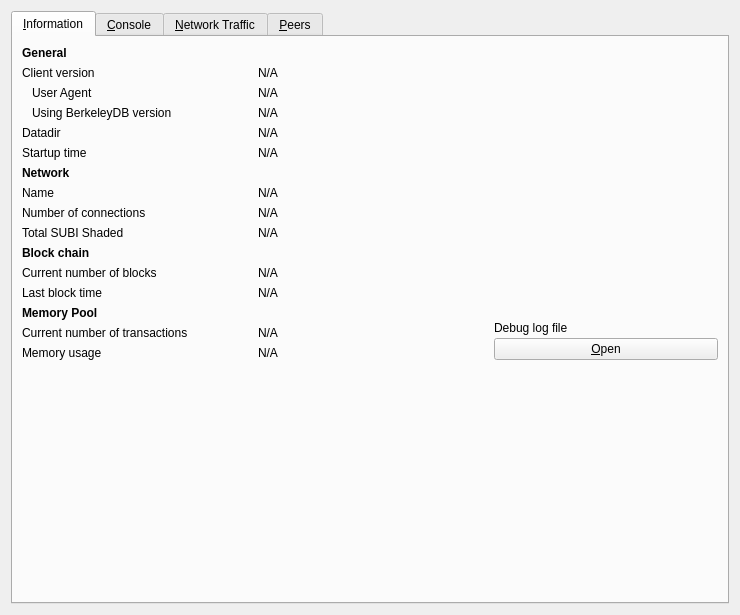
<?xml version="1.0" encoding="UTF-8"?>
<ui version="4.0">
 <class>RPCConsole</class>
 <widget class="QWidget" name="RPCConsole">
  <property name="geometry">
   <rect>
    <x>0</x>
    <y>0</y>
    <width>740</width>
    <height>615</height>
   </rect>
  </property>
  <property name="windowTitle">
   <string>Debug window</string>
  </property>
  <layout class="QVBoxLayout" name="verticalLayout_2">
   <item>
    <widget class="QTabWidget" name="tabWidget">
     <property name="currentIndex">
      <number>0</number>
     </property>
     <widget class="QWidget" name="tab_info">
      <attribute name="title">
       <string>&amp;Information</string>
      </attribute>
      <layout class="QGridLayout" name="gridLayout" columnstretch="0,0,0">
       <property name="horizontalSpacing">
        <number>12</number>
       </property>
       <item row="1" column="0">
        <widget class="QLabel" name="label_6">
         <property name="text">
          <string>Client version</string>
         </property>
        </widget>
       </item>
       <item row="1" column="1" colspan="2">
        <widget class="QLabel" name="clientVersion">
         <property name="cursor">
          <cursorShape>IBeamCursor</cursorShape>
         </property>
         <property name="text">
          <string>N/A</string>
         </property>
         <property name="textFormat">
          <enum>Qt::PlainText</enum>
         </property>
         <property name="textInteractionFlags">
          <set>Qt::LinksAccessibleByMouse|Qt::TextSelectableByKeyboard|Qt::TextSelectableByMouse</set>
         </property>
        </widget>
       </item>
       <item row="0" column="0">
        <widget class="QLabel" name="label_9">
         <property name="font">
          <font>
           <weight>75</weight>
           <bold>true</bold>
          </font>
         </property>
         <property name="text">
          <string>General</string>
         </property>
        </widget>
       </item>
       <item row="8" column="0">
        <widget class="QLabel" name="label_7">
         <property name="text">
          <string>Number of connections</string>
         </property>
        </widget>
       </item>
       <item row="7" column="1" colspan="2">
        <widget class="QLabel" name="networkName">
         <property name="cursor">
          <cursorShape>IBeamCursor</cursorShape>
         </property>
         <property name="text">
          <string>N/A</string>
         </property>
         <property name="textFormat">
          <enum>Qt::PlainText</enum>
         </property>
         <property name="textInteractionFlags">
          <set>Qt::LinksAccessibleByMouse|Qt::TextSelectableByKeyboard|Qt::TextSelectableByMouse</set>
         </property>
        </widget>
       </item>
       <item row="2" column="0">
        <widget class="QLabel" name="labelClientUserAgent">
         <property name="text">
          <string>User Agent</string>
         </property>
         <property name="indent">
          <number>10</number>
         </property>
        </widget>
       </item>
       <item row="12" column="0">
        <widget class="QLabel" name="labelLastBlockTime">
         <property name="text">
          <string>Last block time</string>
         </property>
        </widget>
       </item>
       <item row="7" column="0">
        <widget class="QLabel" name="label_8">
         <property name="text">
          <string>Name</string>
         </property>
        </widget>
       </item>
       <item row="4" column="0">
        <widget class="QLabel" name="label_12">
         <property name="text">
          <string>Datadir</string>
         </property>
        </widget>
       </item>
       <item row="8" column="1" colspan="2">
        <widget class="QLabel" name="numberOfConnections">
         <property name="cursor">
          <cursorShape>IBeamCursor</cursorShape>
         </property>
         <property name="text">
          <string>N/A</string>
         </property>
         <property name="textFormat">
          <enum>Qt::PlainText</enum>
         </property>
         <property name="textInteractionFlags">
          <set>Qt::LinksAccessibleByMouse|Qt::TextSelectableByKeyboard|Qt::TextSelectableByMouse</set>
         </property>
        </widget>
       </item>
       <item row="4" column="1" colspan="2">
        <widget class="QLabel" name="dataDir">
         <property name="cursor">
          <cursorShape>IBeamCursor</cursorShape>
         </property>
         <property name="text">
          <string>N/A</string>
         </property>
         <property name="textFormat">
          <enum>Qt::PlainText</enum>
         </property>
         <property name="wordWrap">
          <bool>true</bool>
         </property>
         <property name="textInteractionFlags">
          <set>Qt::LinksAccessibleByMouse|Qt::TextSelectableByKeyboard|Qt::TextSelectableByMouse</set>
         </property>
        </widget>
       </item>
       <item row="5" column="1" colspan="2">
        <widget class="QLabel" name="startupTime">
         <property name="cursor">
          <cursorShape>IBeamCursor</cursorShape>
         </property>
         <property name="text">
          <string>N/A</string>
         </property>
         <property name="textFormat">
          <enum>Qt::PlainText</enum>
         </property>
         <property name="textInteractionFlags">
          <set>Qt::LinksAccessibleByMouse|Qt::TextSelectableByKeyboard|Qt::TextSelectableByMouse</set>
         </property>
        </widget>
       </item>
       <item row="13" column="0">
        <widget class="QLabel" name="labelMempoolTitle">
         <property name="font">
          <font>
           <weight>75</weight>
           <bold>true</bold>
          </font>
         </property>
         <property name="text">
          <string>Memory Pool</string>
         </property>
        </widget>
       </item>
       <item row="11" column="0">
        <widget class="QLabel" name="label_3">
         <property name="text">
          <string>Current number of blocks</string>
         </property>
        </widget>
       </item>
       <item row="6" column="0">
        <widget class="QLabel" name="labelNetwork">
         <property name="font">
          <font>
           <weight>75</weight>
           <bold>true</bold>
          </font>
         </property>
         <property name="text">
          <string>Network</string>
         </property>
        </widget>
       </item>
       <item row="12" column="1" colspan="2">
        <widget class="QLabel" name="lastBlockTime">
         <property name="cursor">
          <cursorShape>IBeamCursor</cursorShape>
         </property>
         <property name="text">
          <string>N/A</string>
         </property>
         <property name="textFormat">
          <enum>Qt::PlainText</enum>
         </property>
         <property name="textInteractionFlags">
          <set>Qt::LinksAccessibleByMouse|Qt::TextSelectableByKeyboard|Qt::TextSelectableByMouse</set>
         </property>
        </widget>
       </item>
       <item row="15" column="0">
        <widget class="QLabel" name="labelMemoryUsage">
         <property name="text">
          <string>Memory usage</string>
         </property>
        </widget>
       </item>
       <item row="5" column="0">
        <widget class="QLabel" name="label_13">
         <property name="text">
          <string>Startup time</string>
         </property>
        </widget>
       </item>
       <item row="15" column="1">
        <widget class="QLabel" name="mempoolSize">
         <property name="cursor">
          <cursorShape>IBeamCursor</cursorShape>
         </property>
         <property name="text">
          <string>N/A</string>
         </property>
         <property name="textFormat">
          <enum>Qt::PlainText</enum>
         </property>
         <property name="textInteractionFlags">
          <set>Qt::LinksAccessibleByMouse|Qt::TextSelectableByKeyboard|Qt::TextSelectableByMouse</set>
         </property>
        </widget>
       </item>
       <item row="3" column="1" colspan="2">
        <widget class="QLabel" name="berkeleyDBVersion">
         <property name="cursor">
          <cursorShape>IBeamCursor</cursorShape>
         </property>
         <property name="text">
          <string>N/A</string>
         </property>
         <property name="textFormat">
          <enum>Qt::PlainText</enum>
         </property>
         <property name="textInteractionFlags">
          <set>Qt::LinksAccessibleByMouse|Qt::TextSelectableByKeyboard|Qt::TextSelectableByMouse</set>
         </property>
        </widget>
       </item>
       <item row="13" column="2" rowspan="3">
        <layout class="QVBoxLayout" name="verticalLayoutDebugButton">
         <property name="spacing">
          <number>3</number>
         </property>
         <item>
          <spacer name="verticalSpacer_2">
           <property name="orientation">
            <enum>Qt::Vertical</enum>
           </property>
           <property name="sizeHint" stdset="0">
            <size>
             <width>10</width>
             <height>5</height>
            </size>
           </property>
          </spacer>
         </item>
         <item>
          <widget class="QLabel" name="labelDebugLogfile">
           <property name="text">
            <string>Debug log file</string>
           </property>
          </widget>
         </item>
         <item>
          <widget class="QPushButton" name="openDebugLogfileButton">
           <property name="toolTip">
            <string>Open the %1 debug log file from the current data directory. This can take a few seconds for large log files.</string>
           </property>
           <property name="text">
            <string>&amp;Open</string>
           </property>
           <property name="autoDefault">
            <bool>false</bool>
           </property>
          </widget>
         </item>
        </layout>
       </item>
       <item row="10" column="0">
        <widget class="QLabel" name="label_10">
         <property name="font">
          <font>
           <weight>75</weight>
           <bold>true</bold>
          </font>
         </property>
         <property name="text">
          <string>Block chain</string>
         </property>
        </widget>
       </item>
       <item row="3" column="0">
        <widget class="QLabel" name="label_berkeleyDBVersion">
         <property name="text">
          <string>Using BerkeleyDB version</string>
         </property>
         <property name="indent">
          <number>10</number>
         </property>
        </widget>
       </item>
       <item row="11" column="1" colspan="2">
        <widget class="QLabel" name="numberOfBlocks">
         <property name="cursor">
          <cursorShape>IBeamCursor</cursorShape>
         </property>
         <property name="text">
          <string>N/A</string>
         </property>
         <property name="textFormat">
          <enum>Qt::PlainText</enum>
         </property>
         <property name="textInteractionFlags">
          <set>Qt::LinksAccessibleByMouse|Qt::TextSelectableByKeyboard|Qt::TextSelectableByMouse</set>
         </property>
        </widget>
       </item>
       <item row="2" column="1" colspan="2">
        <widget class="QLabel" name="clientUserAgent">
         <property name="cursor">
          <cursorShape>IBeamCursor</cursorShape>
         </property>
         <property name="text">
          <string>N/A</string>
         </property>
         <property name="textFormat">
          <enum>Qt::PlainText</enum>
         </property>
         <property name="textInteractionFlags">
          <set>Qt::LinksAccessibleByMouse|Qt::TextSelectableByKeyboard|Qt::TextSelectableByMouse</set>
         </property>
        </widget>
       </item>
       <item row="14" column="0">
        <widget class="QLabel" name="labelNumberOfTransactions">
         <property name="text">
          <string>Current number of transactions</string>
         </property>
        </widget>
       </item>
       <item row="16" column="0">
        <spacer name="verticalSpacer">
         <property name="orientation">
          <enum>Qt::Vertical</enum>
         </property>
         <property name="sizeHint" stdset="0">
          <size>
           <width>20</width>
           <height>40</height>
          </size>
         </property>
        </spacer>
       </item>
       <item row="14" column="1">
        <widget class="QLabel" name="mempoolNumberTxs">
         <property name="cursor">
          <cursorShape>IBeamCursor</cursorShape>
         </property>
         <property name="text">
          <string>N/A</string>
         </property>
         <property name="textFormat">
          <enum>Qt::PlainText</enum>
         </property>
         <property name="textInteractionFlags">
          <set>Qt::LinksAccessibleByMouse|Qt::TextSelectableByKeyboard|Qt::TextSelectableByMouse</set>
         </property>
        </widget>
       </item>
       <item row="9" column="0">
        <widget class="QLabel" name="label">
         <property name="text">
          <string>Total SUBI Shaded</string>
         </property>
        </widget>
       </item>
       <item row="9" column="1">
        <widget class="QLabel" name="totalShaded">
         <property name="text">
          <string>N/A</string>
         </property>
        </widget>
       </item>
      </layout>
     </widget>
     <widget class="QWidget" name="tab_console">
      <attribute name="title">
       <string>&amp;Console</string>
      </attribute>
      <layout class="QVBoxLayout" name="verticalLayout_3">
       <property name="spacing">
        <number>3</number>
       </property>
       <property name="bottomMargin">
        <number>5</number>
       </property>
       <item>
        <layout class="QHBoxLayout" name="horizontalLayout">
         <property name="spacing">
          <number>4</number>
         </property>
         <item>
          <spacer name="horizontalSpacer">
           <property name="orientation">
            <enum>Qt::Horizontal</enum>
           </property>
           <property name="sizeHint" stdset="0">
            <size>
             <width>40</width>
             <height>20</height>
            </size>
           </property>
          </spacer>
         </item>
         <item>
          <widget class="QPushButton" name="fontSmallerButton">
           <property name="maximumSize">
            <size>
             <width>24</width>
             <height>24</height>
            </size>
           </property>
           <property name="toolTip">
            <string>Decrease font size</string>
           </property>
           <property name="text">
            <string/>
           </property>
           <property name="icon">
            <iconset resource="../subi.qrc">
             <normaloff>:/icons/fontsmaller</normaloff>:/icons/fontsmaller</iconset>
           </property>
           <property name="iconSize">
            <size>
             <width>24</width>
             <height>16</height>
            </size>
           </property>
           <property name="autoDefault">
            <bool>false</bool>
           </property>
           <property name="flat">
            <bool>true</bool>
           </property>
          </widget>
         </item>
         <item>
          <widget class="QPushButton" name="fontBiggerButton">
           <property name="maximumSize">
            <size>
             <width>24</width>
             <height>24</height>
            </size>
           </property>
           <property name="toolTip">
            <string>Increase font size</string>
           </property>
           <property name="text">
            <string/>
           </property>
           <property name="icon">
            <iconset resource="../subi.qrc">
             <normaloff>:/icons/fontbigger</normaloff>:/icons/fontbigger</iconset>
           </property>
           <property name="iconSize">
            <size>
             <width>24</width>
             <height>16</height>
            </size>
           </property>
           <property name="autoDefault">
            <bool>false</bool>
           </property>
           <property name="flat">
            <bool>true</bool>
           </property>
          </widget>
         </item>
         <item>
          <widget class="QPushButton" name="clearButton">
           <property name="maximumSize">
            <size>
             <width>24</width>
             <height>24</height>
            </size>
           </property>
           <property name="toolTip">
            <string>Clear console</string>
           </property>
           <property name="layoutDirection">
            <enum>Qt::LeftToRight</enum>
           </property>
           <property name="text">
            <string/>
           </property>
           <property name="icon">
            <iconset resource="../subi.qrc">
             <normaloff>:/icons/remove</normaloff>:/icons/remove</iconset>
           </property>
           <property name="shortcut">
            <string notr="true">Ctrl+L</string>
           </property>
           <property name="autoDefault">
            <bool>false</bool>
           </property>
           <property name="flat">
            <bool>true</bool>
           </property>
          </widget>
         </item>
        </layout>
       </item>
       <item>
        <widget class="QTextEdit" name="messagesWidget">
         <property name="minimumSize">
          <size>
           <width>0</width>
           <height>100</height>
          </size>
         </property>
         <property name="readOnly">
          <bool>true</bool>
         </property>
         <property name="tabKeyNavigation" stdset="0">
          <bool>false</bool>
         </property>
         <property name="columnCount" stdset="0">
          <number>2</number>
         </property>
        </widget>
       </item>
       <item>
        <layout class="QHBoxLayout" name="horizontalLayoutPrompt">
         <property name="spacing">
          <number>3</number>
         </property>
         <item>
          <widget class="QPushButton" name="promptIcon">
           <property name="enabled">
            <bool>false</bool>
           </property>
           <property name="maximumSize">
            <size>
             <width>16</width>
             <height>24</height>
            </size>
           </property>
           <property name="text">
            <string/>
           </property>
           <property name="icon">
            <iconset resource="../subi.qrc">
             <normaloff>:/icons/prompticon</normaloff>
             <disabledoff>:/icons/prompticon</disabledoff>:/icons/prompticon</iconset>
           </property>
           <property name="iconSize">
            <size>
             <width>14</width>
             <height>14</height>
            </size>
           </property>
           <property name="autoDefault">
            <bool>false</bool>
           </property>
           <property name="flat">
            <bool>true</bool>
           </property>
          </widget>
         </item>
         <item>
          <widget class="QLineEdit" name="lineEdit">
           <property name="placeholderText">
            <string/>
           </property>
          </widget>
         </item>
        </layout>
       </item>
      </layout>
     </widget>
     <widget class="QWidget" name="tab_nettraffic">
      <attribute name="title">
       <string>&amp;Network Traffic</string>
      </attribute>
      <layout class="QHBoxLayout" name="horizontalLayout_3">
       <item>
        <layout class="QVBoxLayout" name="verticalLayout_4">
         <item>
          <widget class="TrafficGraphWidget" name="trafficGraph" native="true">
           <property name="sizePolicy">
            <sizepolicy hsizetype="Expanding" vsizetype="Expanding">
             <horstretch>0</horstretch>
             <verstretch>0</verstretch>
            </sizepolicy>
           </property>
          </widget>
         </item>
         <item>
          <layout class="QHBoxLayout" name="horizontalLayout_2">
           <item>
            <widget class="QSlider" name="sldGraphRange">
             <property name="minimum">
              <number>1</number>
             </property>
             <property name="maximum">
              <number>288</number>
             </property>
             <property name="pageStep">
              <number>12</number>
             </property>
             <property name="value">
              <number>6</number>
             </property>
             <property name="orientation">
              <enum>Qt::Horizontal</enum>
             </property>
            </widget>
           </item>
           <item>
            <widget class="QLabel" name="lblGraphRange">
             <property name="minimumSize">
              <size>
               <width>100</width>
               <height>0</height>
              </size>
             </property>
             <property name="alignment">
              <set>Qt::AlignCenter</set>
             </property>
            </widget>
           </item>
           <item>
            <widget class="QPushButton" name="btnClearTrafficGraph">
             <property name="text">
              <string>&amp;Reset</string>
             </property>
             <property name="autoDefault">
              <bool>false</bool>
             </property>
            </widget>
           </item>
          </layout>
         </item>
        </layout>
       </item>
       <item>
        <layout class="QVBoxLayout" name="verticalLayout">
         <item>
          <widget class="QGroupBox" name="groupBox">
           <property name="title">
            <string>Totals</string>
           </property>
           <layout class="QVBoxLayout" name="verticalLayout_5">
            <item>
             <layout class="QHBoxLayout" name="horizontalLayout_4">
              <item>
               <widget class="Line" name="line">
                <property name="sizePolicy">
                 <sizepolicy hsizetype="Fixed" vsizetype="Fixed">
                  <horstretch>0</horstretch>
                  <verstretch>0</verstretch>
                 </sizepolicy>
                </property>
                <property name="minimumSize">
                 <size>
                  <width>10</width>
                  <height>0</height>
                 </size>
                </property>
                <property name="palette">
                 <palette>
                  <active>
                   <colorrole role="Light">
                    <brush brushstyle="SolidPattern">
                     <color alpha="255">
                      <red>0</red>
                      <green>255</green>
                      <blue>0</blue>
                     </color>
                    </brush>
                   </colorrole>
                  </active>
                  <inactive>
                   <colorrole role="Light">
                    <brush brushstyle="SolidPattern">
                     <color alpha="255">
                      <red>0</red>
                      <green>255</green>
                      <blue>0</blue>
                     </color>
                    </brush>
                   </colorrole>
                  </inactive>
                  <disabled>
                   <colorrole role="Light">
                    <brush brushstyle="SolidPattern">
                     <color alpha="255">
                      <red>0</red>
                      <green>255</green>
                      <blue>0</blue>
                     </color>
                    </brush>
                   </colorrole>
                  </disabled>
                 </palette>
                </property>
                <property name="orientation">
                 <enum>Qt::Horizontal</enum>
                </property>
               </widget>
              </item>
              <item>
               <widget class="QLabel" name="label_16">
                <property name="text">
                 <string>Received</string>
                </property>
               </widget>
              </item>
              <item>
               <widget class="QLabel" name="lblBytesIn">
                <property name="minimumSize">
                 <size>
                  <width>50</width>
                  <height>0</height>
                 </size>
                </property>
                <property name="alignment">
                 <set>Qt::AlignRight|Qt::AlignTrailing|Qt::AlignVCenter</set>
                </property>
               </widget>
              </item>
             </layout>
            </item>
            <item>
             <layout class="QHBoxLayout" name="horizontalLayout_5">
              <item>
               <widget class="Line" name="line_2">
                <property name="sizePolicy">
                 <sizepolicy hsizetype="Fixed" vsizetype="Fixed">
                  <horstretch>0</horstretch>
                  <verstretch>0</verstretch>
                 </sizepolicy>
                </property>
                <property name="minimumSize">
                 <size>
                  <width>10</width>
                  <height>0</height>
                 </size>
                </property>
                <property name="palette">
                 <palette>
                  <active>
                   <colorrole role="Light">
                    <brush brushstyle="SolidPattern">
                     <color alpha="255">
                      <red>255</red>
                      <green>0</green>
                      <blue>0</blue>
                     </color>
                    </brush>
                   </colorrole>
                  </active>
                  <inactive>
                   <colorrole role="Light">
                    <brush brushstyle="SolidPattern">
                     <color alpha="255">
                      <red>255</red>
                      <green>0</green>
                      <blue>0</blue>
                     </color>
                    </brush>
                   </colorrole>
                  </inactive>
                  <disabled>
                   <colorrole role="Light">
                    <brush brushstyle="SolidPattern">
                     <color alpha="255">
                      <red>255</red>
                      <green>0</green>
                      <blue>0</blue>
                     </color>
                    </brush>
                   </colorrole>
                  </disabled>
                 </palette>
                </property>
                <property name="orientation">
                 <enum>Qt::Horizontal</enum>
                </property>
               </widget>
              </item>
              <item>
               <widget class="QLabel" name="label_17">
                <property name="text">
                 <string>Sent</string>
                </property>
               </widget>
              </item>
              <item>
               <widget class="QLabel" name="lblBytesOut">
                <property name="minimumSize">
                 <size>
                  <width>50</width>
                  <height>0</height>
                 </size>
                </property>
                <property name="alignment">
                 <set>Qt::AlignRight|Qt::AlignTrailing|Qt::AlignVCenter</set>
                </property>
               </widget>
              </item>
             </layout>
            </item>
            <item>
             <spacer name="verticalSpacer_4">
              <property name="orientation">
               <enum>Qt::Vertical</enum>
              </property>
              <property name="sizeHint" stdset="0">
               <size>
                <width>20</width>
                <height>407</height>
               </size>
              </property>
             </spacer>
            </item>
           </layout>
          </widget>
         </item>
        </layout>
       </item>
      </layout>
     </widget>
     <widget class="QWidget" name="tab_peers">
      <attribute name="title">
       <string>&amp;Peers</string>
      </attribute>
      <layout class="QGridLayout" name="gridLayout_2">
       <item row="0" column="0" rowspan="2">
        <layout class="QVBoxLayout" name="verticalLayout_101">
         <property name="spacing">
          <number>0</number>
         </property>
         <item>
          <widget class="QTableView" name="peerWidget">
           <property name="horizontalScrollBarPolicy">
            <enum>Qt::ScrollBarAsNeeded</enum>
           </property>
           <property name="tabKeyNavigation">
            <bool>false</bool>
           </property>
           <property name="sortingEnabled">
            <bool>true</bool>
           </property>
           <attribute name="horizontalHeaderHighlightSections">
            <bool>false</bool>
           </attribute>
          </widget>
         </item>
         <item>
          <widget class="QLabel" name="banHeading">
           <property name="sizePolicy">
            <sizepolicy hsizetype="Preferred" vsizetype="Minimum">
             <horstretch>0</horstretch>
             <verstretch>0</verstretch>
            </sizepolicy>
           </property>
           <property name="minimumSize">
            <size>
             <width>300</width>
             <height>32</height>
            </size>
           </property>
           <property name="maximumSize">
            <size>
             <width>16777215</width>
             <height>32</height>
            </size>
           </property>
           <property name="font">
            <font>
             <pointsize>12</pointsize>
            </font>
           </property>
           <property name="cursor">
            <cursorShape>IBeamCursor</cursorShape>
           </property>
           <property name="text">
            <string>Banned peers</string>
           </property>
           <property name="alignment">
            <set>Qt::AlignBottom|Qt::AlignLeading|Qt::AlignLeft</set>
           </property>
           <property name="wordWrap">
            <bool>true</bool>
           </property>
           <property name="textInteractionFlags">
            <set>Qt::NoTextInteraction</set>
           </property>
          </widget>
         </item>
         <item>
          <widget class="QTableView" name="banlistWidget">
           <property name="sizePolicy">
            <sizepolicy hsizetype="Expanding" vsizetype="Expanding">
             <horstretch>0</horstretch>
             <verstretch>0</verstretch>
            </sizepolicy>
           </property>
           <property name="horizontalScrollBarPolicy">
            <enum>Qt::ScrollBarAsNeeded</enum>
           </property>
           <property name="tabKeyNavigation">
            <bool>false</bool>
           </property>
           <property name="sortingEnabled">
            <bool>true</bool>
           </property>
           <attribute name="horizontalHeaderHighlightSections">
            <bool>false</bool>
           </attribute>
          </widget>
         </item>
        </layout>
       </item>
       <item row="0" column="1">
        <widget class="QLabel" name="peerHeading">
         <property name="sizePolicy">
          <sizepolicy hsizetype="Preferred" vsizetype="Minimum">
           <horstretch>0</horstretch>
           <verstretch>0</verstretch>
          </sizepolicy>
         </property>
         <property name="minimumSize">
          <size>
           <width>300</width>
           <height>32</height>
          </size>
         </property>
         <property name="font">
          <font>
           <pointsize>10</pointsize>
          </font>
         </property>
         <property name="cursor">
          <cursorShape>IBeamCursor</cursorShape>
         </property>
         <property name="text">
          <string>Select a peer to view detailed information.</string>
         </property>
         <property name="alignment">
          <set>Qt::AlignHCenter|Qt::AlignTop</set>
         </property>
         <property name="wordWrap">
          <bool>true</bool>
         </property>
         <property name="textInteractionFlags">
          <set>Qt::LinksAccessibleByMouse|Qt::TextSelectableByKeyboard|Qt::TextSelectableByMouse</set>
         </property>
        </widget>
       </item>
       <item row="1" column="1">
        <widget class="QWidget" name="detailWidget" native="true">
         <property name="minimumSize">
          <size>
           <width>300</width>
           <height>0</height>
          </size>
         </property>
         <layout class="QGridLayout" name="gridLayout_3">
          <item row="0" column="0">
           <widget class="QLabel" name="label_30">
            <property name="text">
             <string>Whitelisted</string>
            </property>
           </widget>
          </item>
          <item row="0" column="2">
           <widget class="QLabel" name="peerWhitelisted">
            <property name="cursor">
             <cursorShape>IBeamCursor</cursorShape>
            </property>
            <property name="text">
             <string>N/A</string>
            </property>
            <property name="textFormat">
             <enum>Qt::PlainText</enum>
            </property>
            <property name="textInteractionFlags">
             <set>Qt::LinksAccessibleByMouse|Qt::TextSelectableByKeyboard|Qt::TextSelectableByMouse</set>
            </property>
           </widget>
          </item>
          <item row="1" column="0">
           <widget class="QLabel" name="label_23">
            <property name="text">
             <string>Direction</string>
            </property>
           </widget>
          </item>
          <item row="1" column="2">
           <widget class="QLabel" name="peerDirection">
            <property name="cursor">
             <cursorShape>IBeamCursor</cursorShape>
            </property>
            <property name="text">
             <string>N/A</string>
            </property>
            <property name="textFormat">
             <enum>Qt::PlainText</enum>
            </property>
            <property name="textInteractionFlags">
             <set>Qt::LinksAccessibleByMouse|Qt::TextSelectableByKeyboard|Qt::TextSelectableByMouse</set>
            </property>
           </widget>
          </item>
          <item row="2" column="0">
           <widget class="QLabel" name="label_21">
            <property name="text">
             <string>Version</string>
            </property>
           </widget>
          </item>
          <item row="2" column="2">
           <widget class="QLabel" name="peerVersion">
            <property name="cursor">
             <cursorShape>IBeamCursor</cursorShape>
            </property>
            <property name="text">
             <string>N/A</string>
            </property>
            <property name="textFormat">
             <enum>Qt::PlainText</enum>
            </property>
            <property name="textInteractionFlags">
             <set>Qt::LinksAccessibleByMouse|Qt::TextSelectableByKeyboard|Qt::TextSelectableByMouse</set>
            </property>
           </widget>
          </item>
          <item row="3" column="0">
           <widget class="QLabel" name="label_28">
            <property name="text">
             <string>User Agent</string>
            </property>
           </widget>
          </item>
          <item row="3" column="2">
           <widget class="QLabel" name="peerSubversion">
            <property name="cursor">
             <cursorShape>IBeamCursor</cursorShape>
            </property>
            <property name="text">
             <string>N/A</string>
            </property>
            <property name="textFormat">
             <enum>Qt::PlainText</enum>
            </property>
            <property name="textInteractionFlags">
             <set>Qt::LinksAccessibleByMouse|Qt::TextSelectableByKeyboard|Qt::TextSelectableByMouse</set>
            </property>
           </widget>
          </item>
          <item row="4" column="0">
           <widget class="QLabel" name="label_4">
            <property name="text">
             <string>Services</string>
            </property>
           </widget>
          </item>
          <item row="4" column="2">
           <widget class="QLabel" name="peerServices">
            <property name="cursor">
             <cursorShape>IBeamCursor</cursorShape>
            </property>
            <property name="text">
             <string>N/A</string>
            </property>
            <property name="textFormat">
             <enum>Qt::PlainText</enum>
            </property>
            <property name="textInteractionFlags">
             <set>Qt::LinksAccessibleByMouse|Qt::TextSelectableByKeyboard|Qt::TextSelectableByMouse</set>
            </property>
           </widget>
          </item>
          <item row="5" column="0">
           <widget class="QLabel" name="label_29">
            <property name="text">
             <string>Starting Block</string>
            </property>
           </widget>
          </item>
          <item row="5" column="2">
           <widget class="QLabel" name="peerHeight">
            <property name="cursor">
             <cursorShape>IBeamCursor</cursorShape>
            </property>
            <property name="text">
             <string>N/A</string>
            </property>
            <property name="textFormat">
             <enum>Qt::PlainText</enum>
            </property>
            <property name="textInteractionFlags">
             <set>Qt::LinksAccessibleByMouse|Qt::TextSelectableByKeyboard|Qt::TextSelectableByMouse</set>
            </property>
           </widget>
          </item>
          <item row="6" column="0">
           <widget class="QLabel" name="label_27">
            <property name="text">
             <string>Synced Headers</string>
            </property>
           </widget>
          </item>
          <item row="6" column="2">
           <widget class="QLabel" name="peerSyncHeight">
            <property name="cursor">
             <cursorShape>IBeamCursor</cursorShape>
            </property>
            <property name="text">
             <string>N/A</string>
            </property>
            <property name="textFormat">
             <enum>Qt::PlainText</enum>
            </property>
            <property name="textInteractionFlags">
             <set>Qt::LinksAccessibleByMouse|Qt::TextSelectableByKeyboard|Qt::TextSelectableByMouse</set>
            </property>
           </widget>
          </item>
          <item row="7" column="0">
           <widget class="QLabel" name="label_25">
            <property name="text">
             <string>Synced Blocks</string>
            </property>
           </widget>
          </item>
          <item row="7" column="2">
           <widget class="QLabel" name="peerCommonHeight">
            <property name="cursor">
             <cursorShape>IBeamCursor</cursorShape>
            </property>
            <property name="text">
             <string>N/A</string>
            </property>
            <property name="textFormat">
             <enum>Qt::PlainText</enum>
            </property>
            <property name="textInteractionFlags">
             <set>Qt::LinksAccessibleByMouse|Qt::TextSelectableByKeyboard|Qt::TextSelectableByMouse</set>
            </property>
           </widget>
          </item>
          <item row="8" column="0">
           <widget class="QLabel" name="label_24">
            <property name="text">
             <string>Ban Score</string>
            </property>
           </widget>
          </item>
          <item row="8" column="2">
           <widget class="QLabel" name="peerBanScore">
            <property name="cursor">
             <cursorShape>IBeamCursor</cursorShape>
            </property>
            <property name="text">
             <string>N/A</string>
            </property>
            <property name="textFormat">
             <enum>Qt::PlainText</enum>
            </property>
            <property name="textInteractionFlags">
             <set>Qt::LinksAccessibleByMouse|Qt::TextSelectableByKeyboard|Qt::TextSelectableByMouse</set>
            </property>
           </widget>
          </item>
          <item row="9" column="0">
           <widget class="QLabel" name="label_22">
            <property name="text">
             <string>Connection Time</string>
            </property>
           </widget>
          </item>
          <item row="9" column="2">
           <widget class="QLabel" name="peerConnTime">
            <property name="cursor">
             <cursorShape>IBeamCursor</cursorShape>
            </property>
            <property name="text">
             <string>N/A</string>
            </property>
            <property name="textFormat">
             <enum>Qt::PlainText</enum>
            </property>
            <property name="textInteractionFlags">
             <set>Qt::LinksAccessibleByMouse|Qt::TextSelectableByKeyboard|Qt::TextSelectableByMouse</set>
            </property>
           </widget>
          </item>
          <item row="10" column="0">
           <widget class="QLabel" name="label_15">
            <property name="text">
             <string>Last Send</string>
            </property>
           </widget>
          </item>
          <item row="10" column="2">
           <widget class="QLabel" name="peerLastSend">
            <property name="cursor">
             <cursorShape>IBeamCursor</cursorShape>
            </property>
            <property name="text">
             <string>N/A</string>
            </property>
            <property name="textFormat">
             <enum>Qt::PlainText</enum>
            </property>
            <property name="textInteractionFlags">
             <set>Qt::LinksAccessibleByMouse|Qt::TextSelectableByKeyboard|Qt::TextSelectableByMouse</set>
            </property>
           </widget>
          </item>
          <item row="11" column="0">
           <widget class="QLabel" name="label_19">
            <property name="text">
             <string>Last Receive</string>
            </property>
           </widget>
          </item>
          <item row="11" column="2">
           <widget class="QLabel" name="peerLastRecv">
            <property name="cursor">
             <cursorShape>IBeamCursor</cursorShape>
            </property>
            <property name="text">
             <string>N/A</string>
            </property>
            <property name="textFormat">
             <enum>Qt::PlainText</enum>
            </property>
            <property name="textInteractionFlags">
             <set>Qt::LinksAccessibleByMouse|Qt::TextSelectableByKeyboard|Qt::TextSelectableByMouse</set>
            </property>
           </widget>
          </item>
          <item row="12" column="0">
           <widget class="QLabel" name="label_18">
            <property name="text">
             <string>Sent</string>
            </property>
           </widget>
          </item>
          <item row="12" column="2">
           <widget class="QLabel" name="peerBytesSent">
            <property name="cursor">
             <cursorShape>IBeamCursor</cursorShape>
            </property>
            <property name="text">
             <string>N/A</string>
            </property>
            <property name="textFormat">
             <enum>Qt::PlainText</enum>
            </property>
            <property name="textInteractionFlags">
             <set>Qt::LinksAccessibleByMouse|Qt::TextSelectableByKeyboard|Qt::TextSelectableByMouse</set>
            </property>
           </widget>
          </item>
          <item row="13" column="0">
           <widget class="QLabel" name="label_20">
            <property name="text">
             <string>Received</string>
            </property>
           </widget>
          </item>
          <item row="13" column="2">
           <widget class="QLabel" name="peerBytesRecv">
            <property name="cursor">
             <cursorShape>IBeamCursor</cursorShape>
            </property>
            <property name="text">
             <string>N/A</string>
            </property>
            <property name="textFormat">
             <enum>Qt::PlainText</enum>
            </property>
            <property name="textInteractionFlags">
             <set>Qt::LinksAccessibleByMouse|Qt::TextSelectableByKeyboard|Qt::TextSelectableByMouse</set>
            </property>
           </widget>
          </item>
          <item row="14" column="0">
           <widget class="QLabel" name="label_26">
            <property name="text">
             <string>Ping Time</string>
            </property>
           </widget>
          </item>
          <item row="14" column="2">
           <widget class="QLabel" name="peerPingTime">
            <property name="cursor">
             <cursorShape>IBeamCursor</cursorShape>
            </property>
            <property name="text">
             <string>N/A</string>
            </property>
            <property name="textFormat">
             <enum>Qt::PlainText</enum>
            </property>
            <property name="textInteractionFlags">
             <set>Qt::LinksAccessibleByMouse|Qt::TextSelectableByKeyboard|Qt::TextSelectableByMouse</set>
            </property>
           </widget>
          </item>
          <item row="15" column="0">
           <widget class="QLabel" name="peerPingWaitLabel">
            <property name="toolTip">
             <string>The duration of a currently outstanding ping.</string>
            </property>
            <property name="text">
             <string>Ping Wait</string>
            </property>
           </widget>
          </item>
          <item row="15" column="2">
           <widget class="QLabel" name="peerPingWait">
            <property name="cursor">
             <cursorShape>IBeamCursor</cursorShape>
            </property>
            <property name="text">
             <string>N/A</string>
            </property>
            <property name="textFormat">
             <enum>Qt::PlainText</enum>
            </property>
            <property name="textInteractionFlags">
             <set>Qt::LinksAccessibleByMouse|Qt::TextSelectableByKeyboard|Qt::TextSelectableByMouse</set>
            </property>
           </widget>
          </item>
          <item row="16" column="0">
           <widget class="QLabel" name="peerMinPingLabel">
            <property name="text">
             <string>Min Ping</string>
            </property>
           </widget>
          </item>
          <item row="16" column="2">
           <widget class="QLabel" name="peerMinPing">
            <property name="cursor">
             <cursorShape>IBeamCursor</cursorShape>
            </property>
            <property name="text">
             <string>N/A</string>
            </property>
            <property name="textFormat">
             <enum>Qt::PlainText</enum>
            </property>
            <property name="textInteractionFlags">
             <set>Qt::LinksAccessibleByMouse|Qt::TextSelectableByKeyboard|Qt::TextSelectableByMouse</set>
            </property>
           </widget>
          </item>
          <item row="17" column="0">
           <widget class="QLabel" name="label_timeoffset">
            <property name="text">
             <string>Time Offset</string>
            </property>
           </widget>
          </item>
          <item row="17" column="2">
           <widget class="QLabel" name="timeoffset">
            <property name="cursor">
             <cursorShape>IBeamCursor</cursorShape>
            </property>
            <property name="text">
             <string>N/A</string>
            </property>
            <property name="textFormat">
             <enum>Qt::PlainText</enum>
            </property>
            <property name="textInteractionFlags">
             <set>Qt::LinksAccessibleByMouse|Qt::TextSelectableByKeyboard|Qt::TextSelectableByMouse</set>
            </property>
           </widget>
          </item>
          <item row="18" column="1">
           <spacer name="verticalSpacer_3">
            <property name="orientation">
             <enum>Qt::Vertical</enum>
            </property>
            <property name="sizeHint" stdset="0">
             <size>
              <width>20</width>
              <height>40</height>
             </size>
            </property>
           </spacer>
          </item>
         </layout>
        </widget>
       </item>
      </layout>
     </widget>
    </widget>
   </item>
  </layout>
 </widget>
 <customwidgets>
  <customwidget>
   <class>TrafficGraphWidget</class>
   <extends>QWidget</extends>
   <header>qt/trafficgraphwidget.h</header>
   <container>1</container>
   <slots>
    <slot>clear()</slot>
   </slots>
  </customwidget>
 </customwidgets>
 <resources>
  <include location="../subi.qrc"/>
 </resources>
 <connections/>
</ui>
